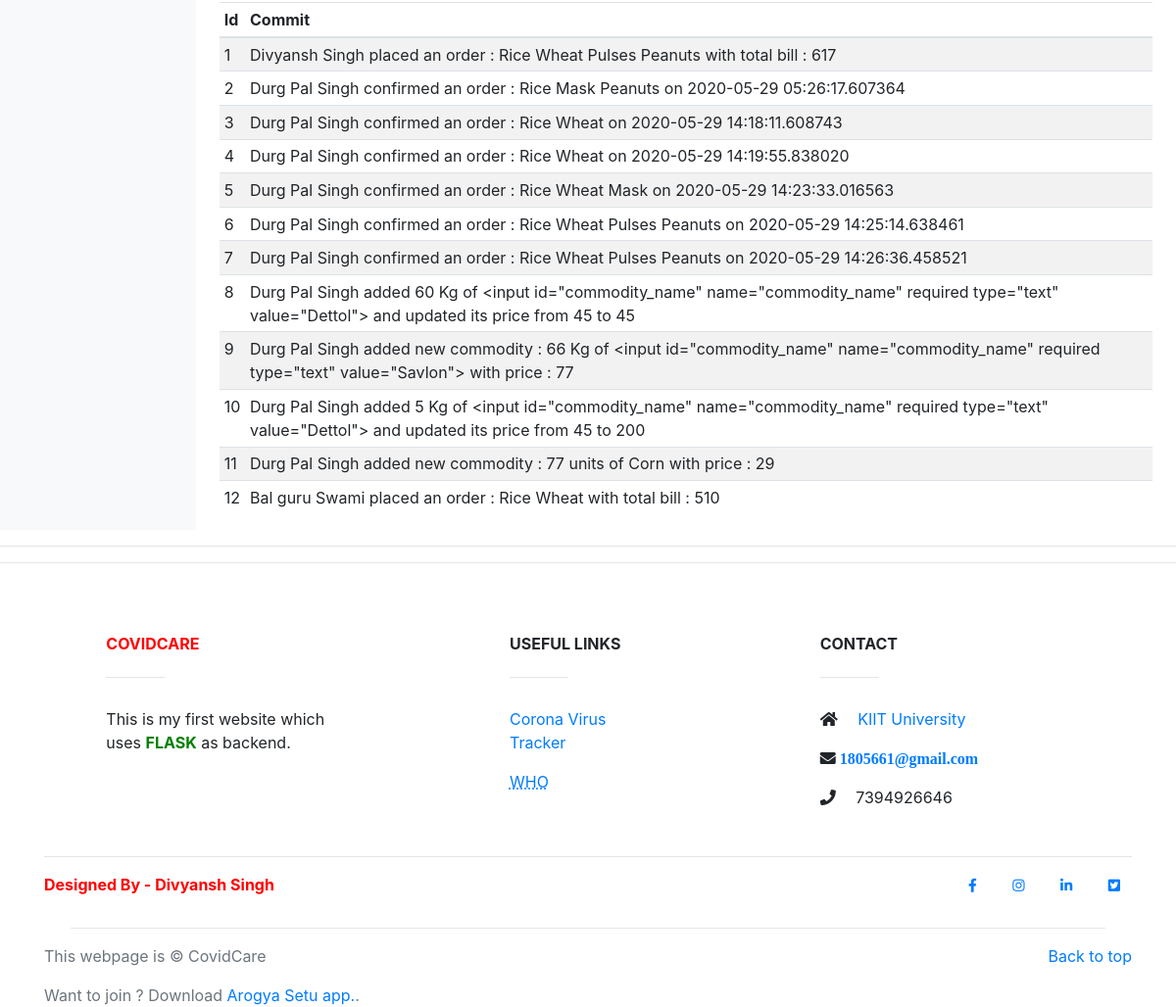
The app's page /gov_index (signed in, lower part), older data.
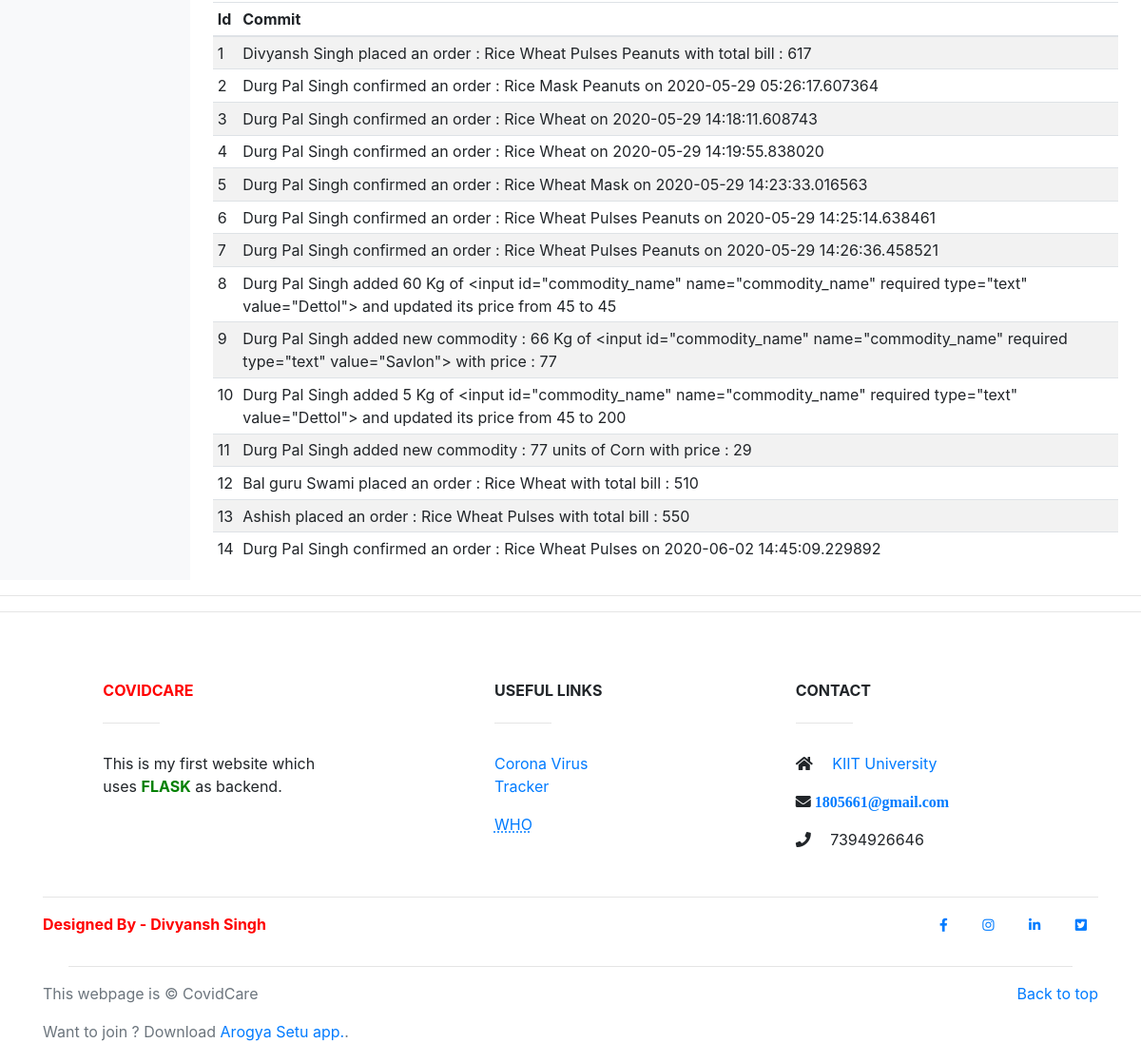
The same page, newer data.
### app.py (models this page shows, shortened)
class commits(UserMixin,db.Model):
    id = db.Column(db.Integer, primary_key=True)
    commit_text=db.Column(db.String(300),index=True,unique=False)

### app.py (the view)
@app.route('/gov_index', methods=('GET', 'POST'))
def gov_index():
    if "gov_logged_in" in session:
        form = gov_index_form()
        return render_template('gov_index.html',sellers=seller_db.query.all(),officers=gov_db.query.all(),commits=commits.query.all(),form=form)
    else:
        return redirect(url_for('gov_login'))

### app.py (called while the page is built)
@login.user_loader
def load_user(id):
    return seller_db.query.get(int(id))

### templates/gov_index.html (shortened to what this page needs)
{% extends 'base.html' %}
{% block corousal %}
<br>
{% endblock %}
{% block content %}
<br><br><br><br>
    <div class="container-fluid">
      <div class="row">
        <nav class="col-md-2 d-none d-md-block bg-light sidebar">
        </nav>
        <main role="main" class="col-md-9 ml-sm-auto col-lg-10 pt-3 px-4">
      <br>
        <br><hr>
        <br>
        <br>
        <div class="table-responsive">
          <table class="table table-striped table-sm">
            <thead>
              <tr>
                <th>Id</th>
                <th>Commit</th>
              </tr>
            </thead>
            <tbody>
            {% for items in commits %}
              <tr>
                <td>{{items.id}}</td>
                <td>{{items.commit_text}}</td>
              </tr>
            {%endfor%}
            </tbody>
          </table>
        </div>
        </main>
      </div>
    </div>
{% endblock %}

Row changes from the older to the newer data that the page shows:
added commits: id "13", commit_text "Ashish placed an order : Rice Wheat Pulses with total bill : 550"
added commits: id "14", commit_text "Durg Pal Singh confirmed an order : Rice Wheat Pulses on 2020-06-02 14:45:09.229892"
